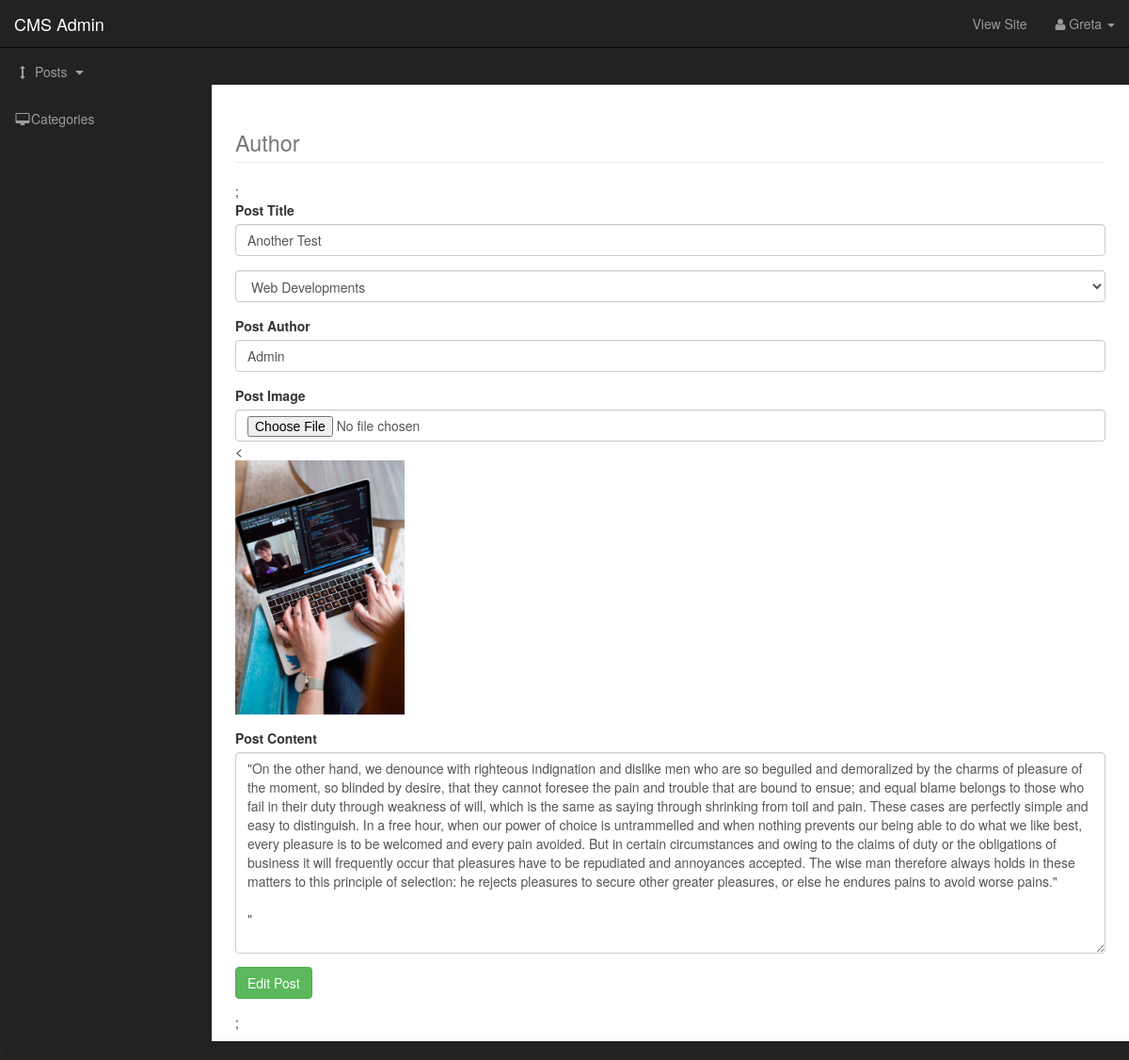
Screenshot of /admin/posts.php?opt=edit_post&p_id=2 with the database file from the repository.
### tables this page shows
CREATE TABLE `posts` (
  `post_id` int(11) NOT NULL,
  `post_cat_id` int(11) NOT NULL,
  `post_title` varchar(255) NOT NULL,
  `post_author` varchar(255) NOT NULL,
  `post_date` date NOT NULL,
  `post_image` text NOT NULL,
  `post_content` text NOT NULL,
  `post_tags` varchar(255) NOT NULL,
  `post_comment_count` int(11) NOT NULL,
  `post_status` varchar(255) NOT NULL DEFAULT 'draft'
);

### admin/admin_includes/edit_post.php (the view, shortened to what this page needs)
<?php require_once ('./admin_includes/header.php');?>
<?php require_once ('./admin_includes/nav.php')?>;
    <?php
    if(isset($_GET['p_id'])){
        $Post_ID = $_GET['p_id'];
        $sql = "select * from posts where post_id='$Post_ID'";
        $result = mysqli_query($conn,$sql);
        while($row = mysqli_fetch_assoc($result)){
            $post_author = $row['post_author'];
            $post_title = $row['post_title'];
            $image = $row['post_image'];
            $post_author = $row['post_author'];
            $post_content = $row['post_content'];
        }
    }
    ?>
<div class="container-fluid">
    <div class="row">
        <div class="col-lg">
            <form action="" method="POST" enctype="multipart/form-data">
                <div class="form-group">
                   <label>Post Title</label>
                       <input type="text" name="post_title" placeholder="Post Title" class="form-control pb-4" value="<?php echo $post_title?>">
                </div>
                <div class="form-group">
                    <select name="cat_name" id="" class="form-control" >
                        <?php
                        $query = "select * from categories";
                        $data = mysqli_query($conn,$query);
                        while($row = mysqli_fetch_assoc($data)){
                            ?>
                               <option value="<?php echo $row['cat_id']; ?>"> <?php echo $row['cat_title'] ?></option>
                            <?php
                        }
                            ?>
                    </select>
                </div>
                <div class="form-group">
                    <label>Post Author</label>
                    <input type="text" name="post_author" placeholder="Post Author" class="form-control pb-4" value="<?php echo $post_author?>">
                </div>
                <div class="form-group">
                    <label>Post Image</label>
                    <input type="file" name="image" placeholder="Image" class="form-control pb-4" value="<?php echo $image; ?>">
                    <<img width="180" height="150" class="img-responsive" src="../images/<?php echo $image; ?>">
                </div>
                    <label>Post Content</label>
                    <textarea name="post_content" class="form-control" id="" cols="30" rows="10"><?php echo $post_content?>"</textarea>
                </div>
                <div class="form-group">
                    <button class="btn btn-success" type="submit" name="btn_edit_post">Edit Post</button>
                </div>
             </div>
       </div>
            </div>
                <?php require_once ('./admin_includes/footer.php')?>;

### admin/css/sb-admin.css (style rules this page uses)
body { margin-top: 100px; background-color: #222; }
@media (min-width:768px) { body { margin-top: 50px; } }

### rows the page displays
posts: post_title "Another Test", post_author "Admin", post_image (picture), post_content "\"On the other hand, we denounce with righteous indignation and dislike men who are so beguiled and demoralized by the charms of pleasure of the moment, so blinded by desire, that they cannot foresee the pain and trouble that are bound to ensue; and equal blame belongs to those who fail in their duty through weakness of will, which is the same as saying through shrinking from toil and pain. These cases are perfectly simple and easy to distinguish. In a free hour, when our power of choice is untrammelled and when nothing prevents our being able to do what we like best, every pleasure is to be welcomed and every pain avoided. But in certain circumstances and owing to the claims of duty or the…"

### other values shown
form field cat_name "Web Developments"
